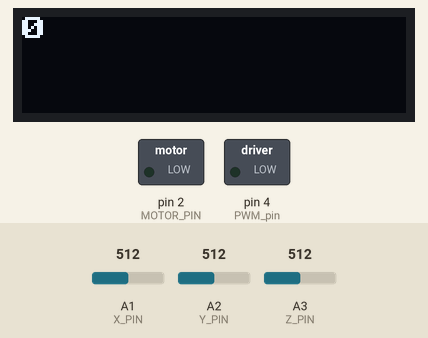
This sketch was run on a simulated Arduino Uno, built with avr-gcc and run on an emulated ATmega328P. Parts: 128×32 one-colour display, switched loads named in the sketch (green lamp = pin HIGH). The test bench sets the inputs (shaded band); at power-on: A3 (Z_PIN) = 512, A1 (X_PIN) = 512, A2 (Y_PIN) = 512. What the sketch prints to the serial monitor is not drawn.

Above: at 1.2 s.
1.3 s: A3 (Z_PIN) set to 0
At 3.74 s:
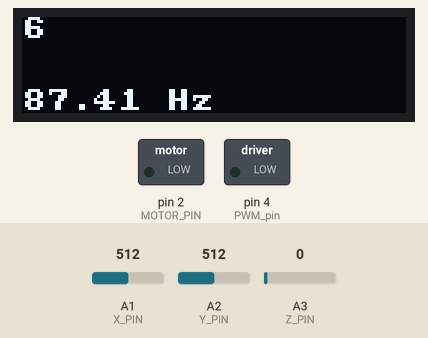
4.3 s: A1 (X_PIN) set to 716
At 5.74 s:
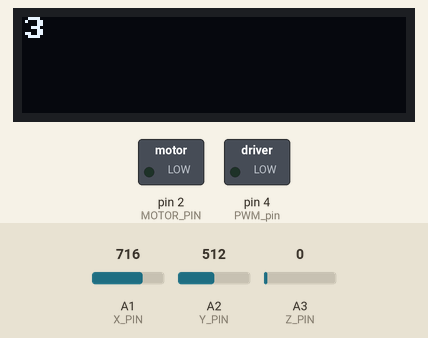
7.3 s: A2 (Y_PIN) set to 716
At 8.44 s:
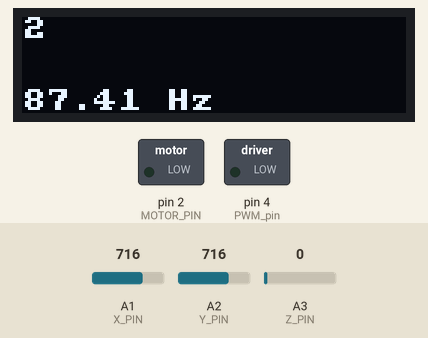
9.7 s: A3 (Z_PIN) set to 8
11.6 s: A3 (Z_PIN) set to 11
At 13.07 s:
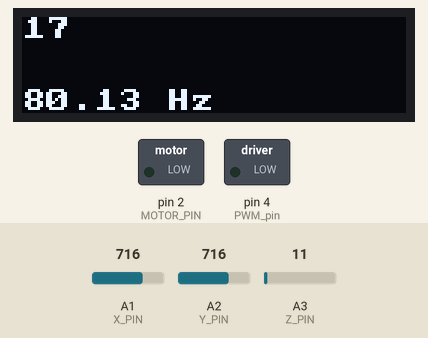
14.4 s: A1 (X_PIN) set to 900
At 14.59 s:
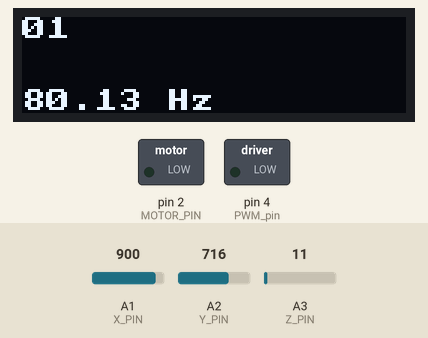
Timing chart, 0 to 16.9 s (numbered marks = the images above; inputs shaded):
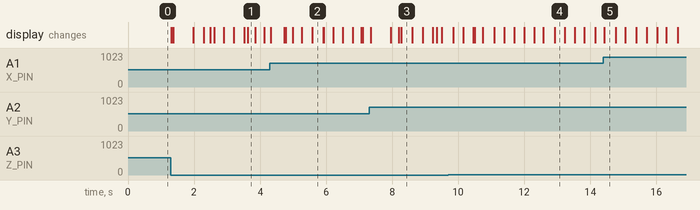

The sketch:

Challenge3.ino
```cpp
enum State {
    WAIT,
    ADD,
    SUBTRACT,
    VIBRATION
};

int timeLeft = 0;
// const int ADD_BUTTON_PIN = 2;
// const int RESET_BUTTON_PIN = 3;
const int PWM_pin = 4;
unsigned long previousTime = 0;
unsigned long previousPrintTime = 0;
unsigned long previousCountdownTime = 0;
int currentGesture = -1;
int previousGesture = -1;
State currentState = WAIT;
int ax = 0;
int ay = 0;
int az = 0;
int sampleTime = 0;

void setup() {
  // pinMode(ADD_BUTTON_PIN, INPUT_PULLUP);
  // pinMode(RESET_BUTTON_PIN, INPUT_PULLUP);
  pinMode(PWM_pin, OUTPUT);
  Serial.begin(9600);
  setupMotor();
  setupDisplay();
  setupAccelSensor();
}

void loop() {
  if (sampleSensors() ){
    Serial.print(ax);
    Serial.print(",");
    Serial.print(ay);
    Serial.print(",");
    Serial.println(az);
    currentGesture= detectGesture(ax, ay, az, previousGesture);
    unsigned long currentTime = millis();

    if (currentGesture== 1) {
      if (currentState == WAIT || currentState == SUBTRACT){
          currentState = ADD;
          previousTime = currentTime;  // Reset the timing for the ADD action
      }
    } else if (currentGesture == 0) {
        if (currentState == ADD && timeLeft > 0) {
            // Only transition to SUBTRACT if the timer has been incremented
            currentState = SUBTRACT;
        }
    }

  if (currentGesture == 2) {
      // If RESET button is pressed
      timeLeft = 0;
      currentState = WAIT;
      String timerString = String(timeLeft);
      writeDisplay(timerString.c_str(), 0, true);
      analogWrite(PWM_pin, 0);
  }

// State actions
switch (currentState) {
    case ADD:
        if (currentTime - previousTime >= 300) {
            String timerString = String(timeLeft);
            writeDisplay(timerString.c_str(), 0, true);
            timeLeft += 1;
            previousTime = currentTime;  // Reset the timing for the ADD action
        }
        break;
    case SUBTRACT:
        currentGesture= detectGesture(ax, ay, az,  previousGesture);
        if (currentTime - previousCountdownTime >= 300) {
            currentGesture= detectGesture(ax, ay, az, previousGesture);
            timeLeft -= 1;
            String timerString = String(timeLeft );
            writeDisplay(timerString.c_str(), 0, true);

            if (timeLeft == 0) {
                currentState = VIBRATION;
            }else if (currentGesture == 1) {
              currentState = ADD;
              break;
            }
            previousCountdownTime = currentTime;  // Reset the timing for the SUBTRACT action
        }
        break;


        case VIBRATION:
            analogWrite(PWM_pin, 255);
            break;
        case WAIT:
            analogWrite(PWM_pin, 0);
            break;
    }

}
 previousGesture= currentGesture;
}


int axbefore = 0;
int axcurrent  = 0;
int aybefore = 0;
int aycurrent = 0;
int azbefore = 0;
int azcurrent = 0;

int detectGesture(float ax, float ay, float az, int previousGesture) {
    static unsigned long previousTime = 0;
    static float axPrevious = 0, ayPrevious = 0, azPrevious = 0;

    unsigned long currentTime = millis();
    float axDiff = abs(ax - axPrevious);
    float ayDiff = abs(ay - ayPrevious);
    float azDiff = abs(az - azPrevious);

    if (currentTime - previousTime >= 5) {
        if (az >= 400 && axDiff <= 25 && ayDiff <= 25 && azDiff <= 25) {
            axPrevious = ax; ayPrevious = ay; azPrevious = az;
            previousTime = currentTime;
            return 0;
        }
        else if (az <= 290 && axDiff <= 25 && ayDiff <= 25 && azDiff <= 25) {
            axPrevious = ax; ayPrevious = ay; azPrevious = az;
            previousTime = currentTime;
            return 1;
        }
        else if (axDiff > 40 || ayDiff > 40 || azDiff > 40) {
            axPrevious = ax; ayPrevious = ay; azPrevious = az;
            previousTime = currentTime;
            return 2;
        }

        axPrevious = ax; ayPrevious = ay; azPrevious = az;
        previousTime = currentTime;
    }

    return  previousGesture; // No change detected, return previous state
}
```

Accelerometer.ino
```cpp
const int X_PIN = A1;
const int Y_PIN = A2;
const int Z_PIN = A3;

extern int ax;
extern int ay;
extern int az;

void setupAccelSensor(){
  // Initialize accelerometer pins as input
  pinMode(X_PIN, INPUT);
  pinMode(Y_PIN, INPUT);
  pinMode(Z_PIN, INPUT);
}

void readAccelSensor(){
  ax = analogRead(X_PIN);
  ay = analogRead(Y_PIN);
  az = analogRead(Z_PIN);
}
```

Display.ino
```cpp
// OLED Library includes
#include "U8x8lib.h" // include the fast graphics library
#include "Wire.h"    // include the I2C library

/*
 * Instantiate the display object “oled” and reset it using the
 * predefined argument “U8X8_PIN_NONE”
 * NOTE: if you have trouble with this constructor call, your OS
 * might require that you specify the I2C pins (22 and 23) as
 * arguments. If that is the case, you would change the call to this:
 * U8X8_SSD1306_128X32_UNIVISION_HW_I2C oled(U8X8_PIN_NONE, 22, 23);
 */
U8X8_SSD1306_128X32_UNIVISION_HW_I2C oled(U8X8_PIN_NONE);
// U8X8_SSD1306_128X32_UNIVISION_HW_I2C oled(U8X8_PIN_NONE, 22, 23);
// Clear the display no more than once per second
const int MAX_REFRESH = 1000;
unsigned long lastClear = 0;
void setupDisplay() {
    oled.begin(); // Initializes u8x8 object
    oled.setPowerSave(0); // Makes sure OLED doesn't go to sleep
    oled.setFont(u8x8_font_amstrad_cpc_extended_r); // Set the font
    oled.setCursor(0, 0); //Sets the cursor at the top left corner
}

/*
 * A function to write a message on the OLED display.
 * The “row” argument specifies which row to print on: [0,1,2,3].
 * The “erase” argument specifies if the display should be cleared.
 */
void writeDisplay(const char * message, int row, bool erase) {
    unsigned long now = millis();
    //if erase is true and it's been longer than MAX_REFRESH (1s)
    if(erase && (millis() - lastClear >= MAX_REFRESH)) {
        oled.clearDisplay();
        lastClear = now;
    }
    oled.setCursor(0, row);
    oled.println(message);
}

/*
 * A function to write a CSV message on multiple lines on the OLED.
 * The “commaCount” argument says how many commas are in the String.
 * NOTE: The OLED can only display 4 lines (a maximum of 3 commas).
 */
void writeDisplayCSV(String message, int commaCount) {
     int startIndex = 0;
     for(int i=0; i<=commaCount; i++) {
          // find the index of the comma and store it in startIndex
          int index = message.indexOf(',', startIndex);

          // take everything in the string up until the comma
          String subMessage = message.substring(startIndex, index);

          startIndex = index + 1; // skip over the comma

          // Write the substring onto the OLED!
          writeDisplay(subMessage.c_str(), i, false);
     }
}
```

Motor.ino
```cpp
const int MOTOR_PIN = 2;
void setupMotor(){
  pinMode(MOTOR_PIN, OUTPUT);
}
void activateMotor(int motorPower){
  analogWrite(MOTOR_PIN, motorPower);
}
void deactivateMotor() {
  analogWrite(MOTOR_PIN, 0);
}
```

Sampling.ino
```cpp
int sampleRate = 100;                  // Sensor reading Frequency (Hz)
unsigned long sampleDelay = 1e6/sampleRate; //Time(μs) between samples
unsigned long timeStart = 0;              //Start time timing variable
unsigned long timeEnd = 0;                  //End time timing variable


bool sampleSensors() {
  timeEnd = micros();
  if(timeEnd - timeStart >= sampleDelay) {
    displaySampleRate(timeEnd);
    timeStart = timeEnd;

    // Read the sensors and store their outputs in global variables
    sampleTime = millis();
    readAccelSensor();     // values stored in "ax", "ay", and "az"
    return true;
  }

  return false;
}


void displaySampleRate(unsigned long currentTime) {
     int nSamples = 100;
     static int count = 0;
     static unsigned long lastTime = 0;

     count++;
     if(count == nSamples) {
     double avgRate = nSamples * 1e6 / (currentTime - lastTime);
     String message = String(avgRate) + " Hz";
     writeDisplay(message.c_str(), 3, false);

     // reset
    count = 0;
    lastTime = currentTime;
    }
}
```
